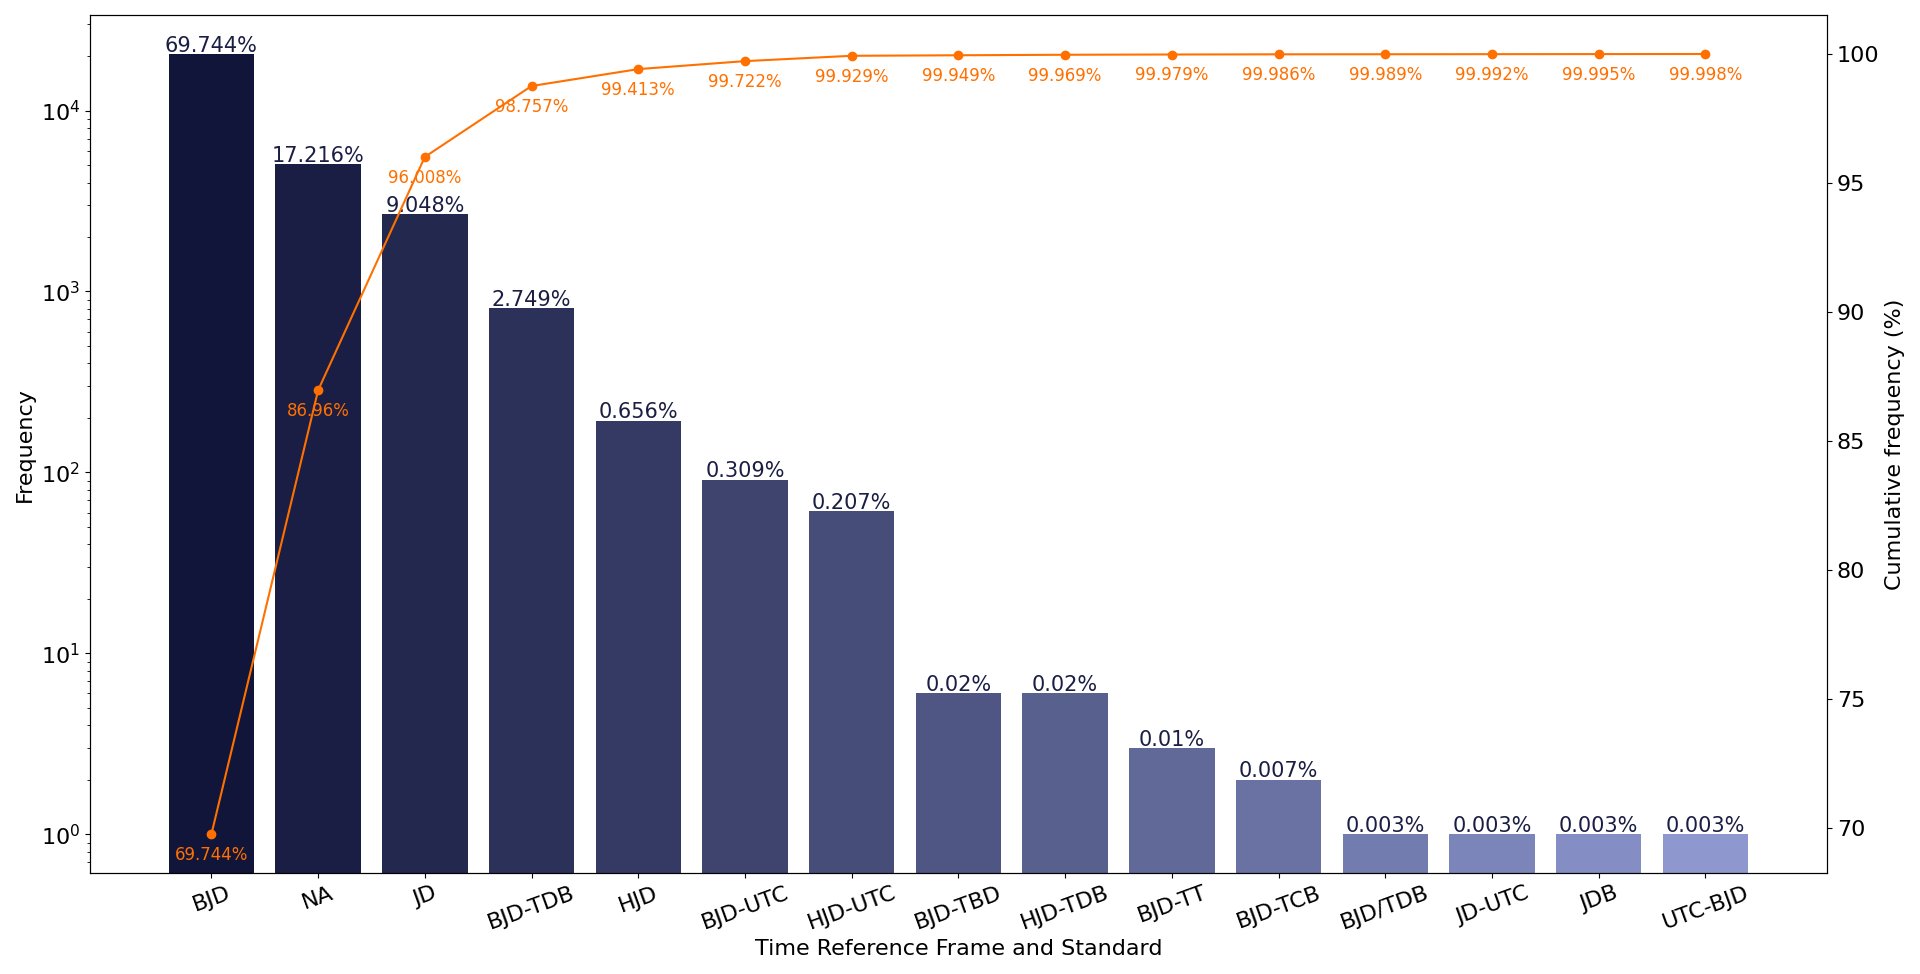

Recreate this plot in Python.

# Paths:
path_data = "data/"

# Packages:
import numpy as np
import pandas as pd
import matplotlib.pyplot as plt
from matplotlib.colors import LinearSegmentedColormap, Normalize
from matplotlib.colorbar import ColorbarBase
import matplotlib.gridspec as gridspec

# Display options:
pd.set_option("display.width", 1200)
pd.set_option("display.max_columns", 300)
pd.set_option("display.max_rows", 300)

# Dataset:
df = pd.read_csv(path_data + "nasa_exoplanets.csv")
df_varnames = pd.read_csv(path_data + "nasa_exoplanets_var_names.csv")

# Variables:
cat_var = "pl_tsystemref"
cat_var_name = df_varnames.loc[(df_varnames["var"] == cat_var), ["var_name"]].values[0][0]

# Adapt the data:
df_plot = df.groupby(by = cat_var)[cat_var].agg("count")
levels = df_plot.index.tolist()
df_plot = pd.DataFrame({"level": levels,
                        "freq": df_plot.values.tolist()})

# Deal with nan:
df_plot = df_plot.append(pd.DataFrame({"level": ["NA"],
                                       "freq": df[cat_var].isna().sum()})).sort_values("freq", ascending = False)
df_plot = df_plot.copy().reset_index(drop = True)

# Relative frequency:
df_plot["freq_rel"] = [round(i/sum(df_plot["freq"])*100, 3) for i in df_plot["freq"]]
df_plot["freq_rel_char"] = [str(i) + "%" for i in df_plot["freq_rel"]]

# Cumulative frequency:
df_plot["freq_rel_cum"] = [round(sum(df_plot["freq_rel"].iloc[:(i + 1)]), 3) for i in range(df_plot.shape[0])]

# Plot:
n_levels = df_plot.shape[0]
cmap = LinearSegmentedColormap.from_list("my_palette", ["#111539", "#97A1D9"])
my_palette = [cmap(i/n_levels) for i in np.array(range(n_levels))]
fig, ax = plt.subplots(figsize = (20, 10),
                       tight_layout = True)
_ = ax.bar(
    x = df_plot["level"].tolist(),
    height = df_plot["freq"],
    color = my_palette
)
ind = 0
for p in ax.patches:
    width = p.get_width()
    height = p.get_height()
    x, y = p.get_xy()
    ax.annotate(
        text = f'{df_plot["freq_rel_char"][ind]}',
        xy = (x + width/2, y + height*1.03),
        ha = "center",
        color = my_palette[n_levels//8],
        fontsize = 15
    )
    ind += 1
ax2 = ax.twinx()
_ = ax2.plot(
    df_plot["level"].tolist(),
    df_plot["freq_rel_cum"].tolist(),
    color = "#FF7000"
)
_ = ax2.scatter(
    x = df_plot["level"].tolist(),
    y = df_plot["freq_rel_cum"].tolist(),
    color = "#FF7000"
)
for i, j in zip(df_plot["level"], df_plot["freq_rel_cum"]):
    ax2.annotate(
        text = str(j) + "%",
        xy = (i, j - 1),
        ha = "center",
        color = "#FF7000",
        fontsize = 12
    )
_ = ax.set_yscale("log")
_ = ax.set_xlabel(cat_var_name,
                  fontsize = 16)
_ = ax.set_ylabel("Frequency",
                  fontsize = 16)
_ = ax.tick_params(axis = "x", 
                   which = "major", 
                   labelsize = 16,
                   rotation = 20)
_ = ax.tick_params(axis = "y", 
                   which = "major", 
                   labelsize = 16)
_ = ax2.set_ylabel("Cumulative frequency (%)",
                   fontsize = 16)
_ = ax2.tick_params(axis = "y", 
                    which = "major", 
                    labelsize = 16)
